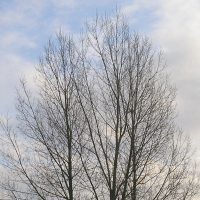
#> input picture images/sources/steganography/example.png, 200 x 200 px; its folder holds only this picture in this run
$ python steganography_wip.py
#> lines starting #> are read from the running program, lines starting #| are printed output that depends on the picture
import argparse
from datetime import datetime, date
from pathlib import Path
import sys
from typing import List

from PIL import Image
from PIL.ExifTags import TAGS

_TAGS_R = {value: key for key, value in TAGS.items()}


# TODO: make base Steganography class inheriting from image
# TODO: make classes for various steganography techniques


def normalized_bit_mask(image_: Image.Image, mask: int) -> Image.Image:
    """
    Apply a bitmask to each channel (color) of each pixel and normalize the results.

    :param image_: PIL Image object to apply bitmask to
    :param mask: Bitmask to be applied
    :return: Image object with applied bitmask
    """
    normalization_factor = 0b1111_1111 // mask
    return image_.point(lambda i: (i & mask) * normalization_factor)


if __name__ == "__main__":
    source_dir = Path("./sources/steganography")
    default_output_dir = Path("./generated/steganography")

    # User may pass arbitrarily many file names of images to be processed,
    # or the contents of ./images/sources/steganography will be processed.
    # (or the clever developer can edit their run configuration to the )
    parser = argparse.ArgumentParser()
    # fmt: off
    parser.add_argument("-o",
                        "--output_dir",
                        help=f"Option output directory, default: {default_output_dir}",
                        default=default_output_dir,
                        type=Path)
    parser.add_argument("-p",
                        "--prefix",
                        help='Prefix to output files, default: "stega_{bitmask}mask_"\n'
                             'The following variable are available for formatting:\n'
                             '{resolution}   Resolution of the image\n'
                             '{bitmask}      The bitmask used (as an integer)\n'
                             '{date}         The ISO date\n'
                             '{time}         The iso time\n'
                             '{entropy}      The numerical entropy of the image',
                        default="stega_{bitmask}mask_",
                        type=str)
    parser.add_argument("-d",
                        "--display",
                        help="Display image windows with the processed images",
                        action="store_true")
    parser.add_argument("-b",
                        "--bitmask",
                        help="The bitmask (as an integer) that will be applied, default: 3 (0b00000011)",
                        default=0b0000_0011,
                        type=int)
    mu_ex_group = parser.add_mutually_exclusive_group()
    mu_ex_group.add_argument("-f",
                             "--force",
                             help="Overwrite exiting files",
                             action="store_true")
    mu_ex_group.add_argument("-n",
                             "--no_save",
                             help="Do not save file (overrides -p and -o)",
                             action="store_true")
    parser.add_argument("files",
                        help=f"Files to process, default: all files in {source_dir}",
                        nargs="*",
                        default=tuple(source_dir.iterdir()),
                        type=Path)
    # fmt: on
    cmd_args = parser.parse_args()

    # Move to regular variables for typing
    output_dir: Path = cmd_args.output_dir
    prefix: str = cmd_args.prefix
    display_results: bool = cmd_args.display
    bitmask: int = cmd_args.bitmask
    force_overwrite: bool = cmd_args.force
    no_save: bool = cmd_args.no_save
    files: List[Path] = cmd_args.files

    if not (0 < bitmask <= 255):
        sys.stderr.write(f"Bitmask must be within 1 byte in size (1-255): got {bitmask}\n")
        exit(1)

    try:
        if not output_dir.exists():
            output_dir.mkdir(parents=True)
    except FileExistsError:
        pass
    except OSError:
        sys.stderr.write(f'There was an issue creating the output directory: "{output_dir}"\n')

    for image_file_path in files:
        image_file_path: Path
        image_basename = image_file_path.name

        try:
            with Image.open(image_file_path) as image:
#> image is the input picture: PIL image 200x200 RGB; mean R, G, B 168.9, 170.2, 175.3
                processed: Image.Image = normalized_bit_mask(image, bitmask)
#> in normalized_bit_mask, `return image_.point(lambda i: (i & mask) * normalization_factor)`:
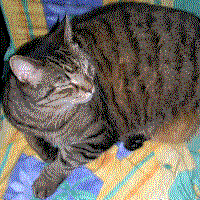
#> returned value: PIL image 200x200 RGB; mean R, G, B 111.5, 105.9, 97.2

                # Get Entropy
                entropy: float = processed.entropy()
#> entropy = 3.28
                entropy_str = f"Entropy: {entropy}"
#> entropy_str = 'Entropy: 3.279443079810179'

                # Get and modify EXIF data
                exif = processed.getexif()
                exif_description_str = f"{image_basename} - {entropy_str}"
#> exif_description_str = 'example.png - Entropy: 3.279443079810179'
                exif[_TAGS_R["ImageDescription"]] = exif_description_str

                if display_results:
                    processed.show()

                if not no_save:
                    # Format the prefix, only the following keys are allowed for the users.
                    # Any keys not found raise an error.
                    user_namespace = {
                        "resolution": f"{processed.size[0]}x{processed.size[1]}",
                        "bitmask": str(bitmask),
                        "date": date.today().isoformat(),
                        "time": datetime.now().time().isoformat().replace(".", ","),
                        "entropy": str(entropy).replace(".", ","),
                    }
                    formatted_prefix = prefix.format(**user_namespace)
#> formatted_prefix = 'stega_3mask_'

                    out_file_path: Path = output_dir / (formatted_prefix + image_basename)

                    if out_file_path.exists() and not force_overwrite:
                        print(f'Skipping file "{out_file_path.name}" - file already exists...')
                        continue
                    processed.save(out_file_path, "PNG", exif=exif)

        except OSError as exc:
            # TODO: Add builtin VTF file handling
            sys.stderr.write(f'Could not process steganography for file "{image_file_path.name}"\n')
            sys.stderr.write("\t" + str(exc) + "\n")
